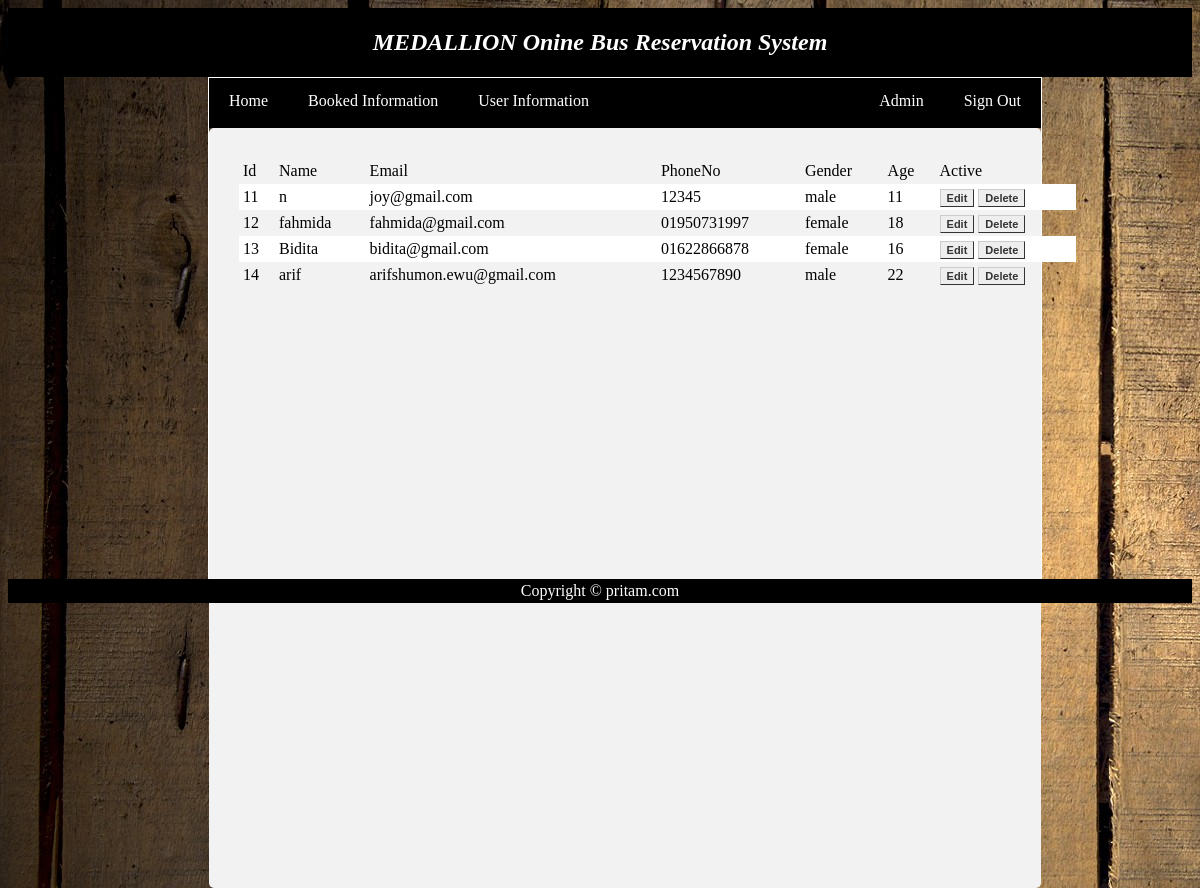
/admin/info.php, run on the app's committed database.
### tables this page shows
CREATE TABLE `userinfo` (
  `id` int(20) NOT NULL,
  `name` varchar(30) NOT NULL,
  `email` varchar(30) NOT NULL,
  `password` varchar(30) NOT NULL,
  `phoneNo` varchar(20) NOT NULL,
  `age` int(20) NOT NULL,
  `gender` varchar(20) NOT NULL
);

### admin/info.php (the view, shortened to what this page needs)
<!DOCTYPE html>
<html>
<head>
</head>
<body>
	   <!DOCTYPE >
<html>
<head>
</head>
<body background="images/4.jpg">
	<div>
	<div class="header-div">
	  <h2>MEDALLION Onine Bus Reservation System</h2>
	</div>
	<div class="body-div">
		<div class="menu-header-div">
			<div style="float: left;">
				<ul>
					<li><a href="AdminHome.php">Home</a></li>
					<li><a href="book.php">Booked Information</a></li>
					<li><a href="info.php">User Information</a></li>
				</ul>
			</div>
			<div style="float: right;">
				<ul>
					<li>
						<a href="AdminHome.php">Admin</a>
					</li>
					<li>
						<a href="index.php">Sign Out</a>
					</li>
				</ul>
			</div>
	  </div>
	  <div class="adminform-div">
		   	<div class="admin-inf-div">
		   			<table>
		   					<tr>
		   						<td>Id</td>
		   						<td>Name</td>
		   						<td>Email</td>
		   						<td>PhoneNo</td>
		   						<td>Gender</td>
		   						<td>Age</td>
		   						<td>Active</td>
		   					</tr>
	   						<?php
	   							$link = mysqli_connect("localhost","root","","busreservee");
	   							$sql = "select * from userinfo";
	   							$result = mysqli_query($link , $sql);
	   							if($result){
	   								 if(mysqli_num_rows($result) > 0){
	   								 	 while($row = mysqli_fetch_array($result)){
	   								 	 	  $id = $row['id'];
	   								 	 	  $name = $row['name'];
	   								 	 	  $email = $row['email'];
	   								 	 	  $phoneNo = $row['phoneNo'];
	   								 	 	  $gender = $row['gender'];
	   								 	 	  $age = $row['age'];
	   						?>
		   					<tr>
		   							<td>  <?php echo $id; ?>  </td>
		   							<td>  <?php echo $name; ?>  </td>
		   							<td>  <?php echo $email; ?>  </td>
		   							<td>  <?php echo $phoneNo; ?>  </td>
		   							<td>  <?php echo $gender; ?>  </td>
		   							<td>  <?php echo $age; ?>  </td>
		   							<td>
		   								<a class="button" href="UpdateDelete.php?id=<?php echo $id;?>&action=edit2">Edit</a>
		   								<a class="button" href="UpdateDelete.php?id=<?php echo $id;?>&action=delete2">Delete</a>
		   							</td>
		   					</tr>
		   					<?php
		   						       }
		   						   }else{
		   						   		echo "No records matching your query were found.";
		   						   }
		   						}else{
		   							echo "ERROR: Could not able to execute $sql. " . mysqli_error($link);
		   						}
		   					?>
		   			</table>
		   	</div>
	  </div>
	</div>
	<div class="footer-div">
		Copyright &copy; pritam.com
	</div>
</body>
</html>
</body>
</html>

### admin/info.php (style rules this page uses)
.header-div { padding: 1px; color: white; background-color: black; font-style: italic; text-align: center; }
.body-div { margin-left: 200px; margin-right:150px; height:500px; border: 1px solid white; }
.footer-div { padding: 3px; color: white; background-color: black; text-align: center; }
.menu-header-div { height: 50px; background-color: black; }
.menu-header-div ul { list-style-type: none; padding: 0; margin: 0; overflow: hidden; }
.menu-header-div li { float: left; }
.menu-header-div li a { display: block; color: white; text-align: center; padding: 14px 20px; text-decoration: none; }
.adminform-div { padding: 30px; height: 700px; background-color: #f2f2f2; border-radius: 5px; }
.admin-inf-div { float: left; }
table { border-collapse: collapse; width: 150%; }
th,td { text-align: left; padding: 4px; }
tr:nth-child(even) { background-color: white; }
.button { font: bold 11px Arial; text-decoration: none; background-color: #EEEEEE; color: #333333; padding: 2px 6px 2px 6px; border-top: 1px solid #CCCCCC; border-right: 1px solid #333333; border-bottom: 1px solid #333333; border-left: 1px solid #CCCCCC; }

### data on the page
userinfo: id "11", name "n", email "joy@gmail.com", phoneNo "12345", gender "male", age "11"
userinfo: id "12", name "fahmida", email "fahmida@gmail.com", phoneNo "01950731997", gender "female", age "18"
userinfo: id "13", name "Bidita", email "bidita@gmail.com", phoneNo "01622866878", gender "female", age "16"
userinfo: id "14", name "arif", email "arifshumon.ewu@gmail.com", phoneNo "1234567890", gender "male", age "22"
